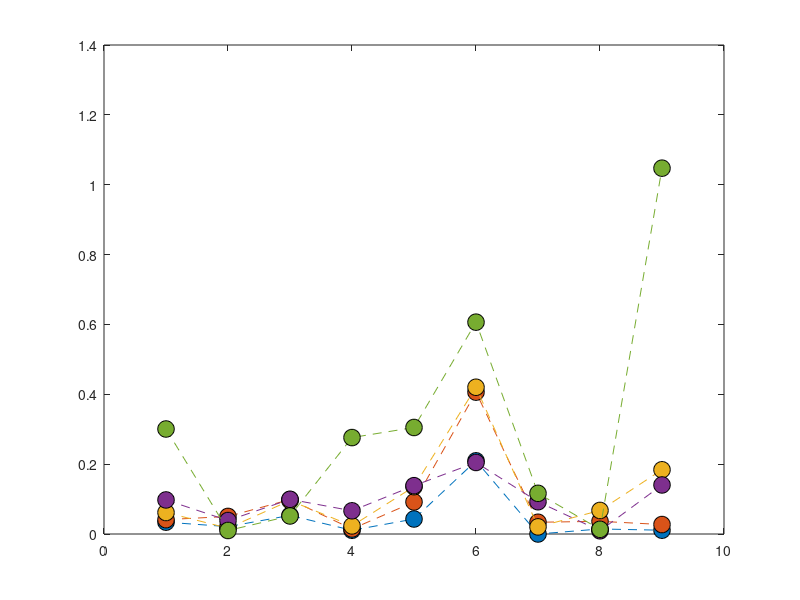

MATLAB code for this plot: (Note: this script raises an error after producing the figure.)
clear;
close all;
%AS3959 firebrand flux Mallee FDI50

Firebrand_flux_BAL12p5 = [0.03385763	0.021120371	0.053271994	0.010576228	0.042935598	0.209579532	0	0.014427822	0.010830482];
Firebrand_flux_BAL19 = [0.041053145	0.050311859	0.098575971	0.014486901	0.091795499	0.406081547	0.033624303	0.036318033	0.0270793];
Firebrand_flux_BAL29 = [0.061564469	0.016700409	0.095714442	0.023247288	0.135499473	0.420156575	0.020415748	0.06742906	0.183890528];
Firebrand_flux_BAL40 = [0.097546384	0.038545718	0.099264703	0.066469145	0.13838697	0.204801615	0.092405492	0.009172406	0.140432093];
Firebrand_flux_BALFZ = [0.300641027	0.010042513	0.051676369	0.276096807	0.304974049	0.606490918	0.116428605	0.013361747	1.047355804];


plot([Firebrand_flux_BAL12p5],'o--','MarkerSize',12,'MarkerEdgeColor','black','MarkerFaceColor',[0, 0.4470, 0.7410]);
hold on
plot([Firebrand_flux_BAL19],'o--','MarkerSize',12,'MarkerEdgeColor','black','MarkerFaceColor',[0.8500, 0.3250, 0.0980]);
plot([Firebrand_flux_BAL29],'o--','MarkerSize',12,'MarkerEdgeColor','black','MarkerFaceColor',[0.9290, 0.6940, 0.1250]);
plot([Firebrand_flux_BAL40],'o--','MarkerSize',12,'MarkerEdgeColor','black','MarkerFaceColor',[0.4940, 0.1840, 0.5560]);
plot([Firebrand_flux_BALFZ],'o--','MarkerSize',12,'MarkerEdgeColor','black','MarkerFaceColor',[0.4660, 0.6740, 0.1880]);



ax = gca;
ax.XTickLabels = {'House','Roof','Gutter','Sub-floor','Door','Deck','Window','House back','stairs'};
grid on;


box on
xtickangle(45)
xlabel('Location','FontWeight','bold','FontSize',20,...
    'FontName','Calibri');
ylabel('Firebrand flux (pcs.m^{-2}.s^{-1})','FontWeight','bold','FontSize',20,...
    'FontName','Calibri');

set(gca,'fontsize',18);

legend('BAL 12.5','BAL 19','BAL 29','BAL 40','BAL FZ')